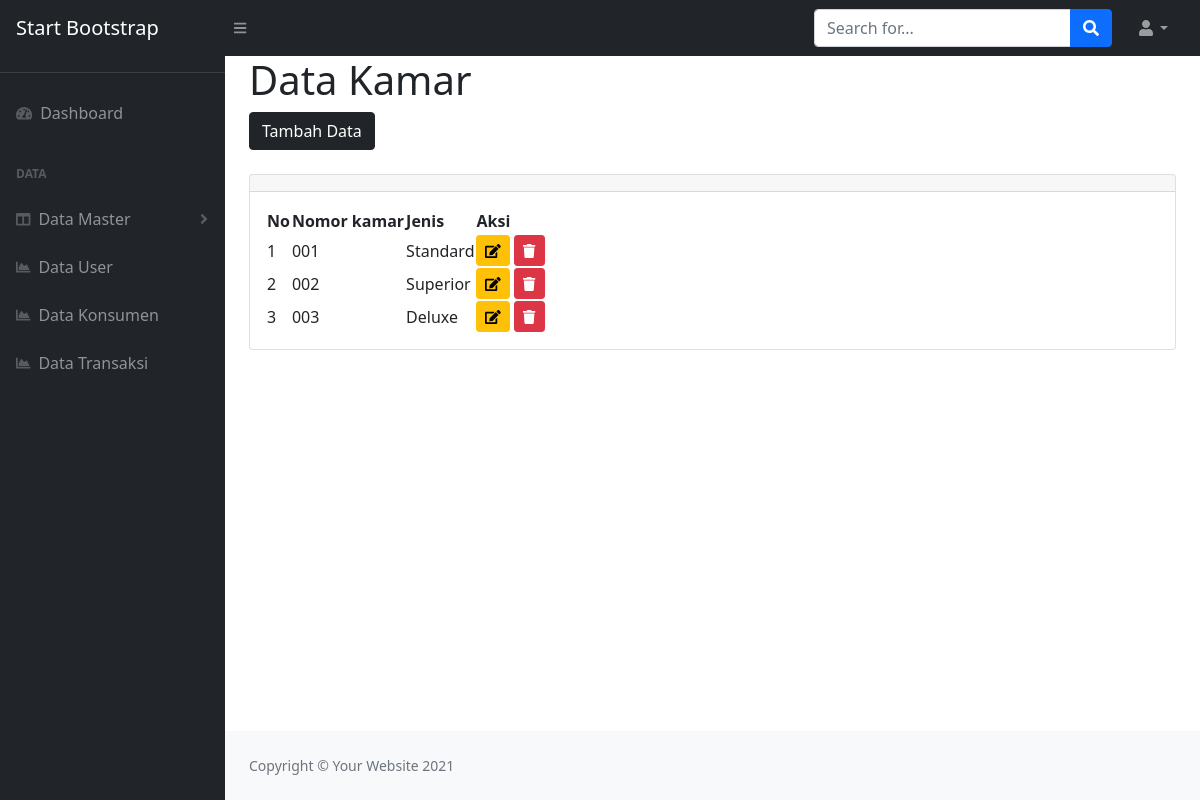
The page /index.php/admin/data_kamar on the database its author committed.
### tables this page shows
CREATE TABLE `tbl_kamar` (
  `id_kamar` int(11) NOT NULL,
  `nomor_kamar` varchar(100) NOT NULL,
  `id_jenis` int(11) NOT NULL
);

CREATE TABLE `tbl_jenis_kamar` (
  `id_jenis` int(11) NOT NULL,
  `kamar` varchar(100) NOT NULL,
  `keterangan` text NOT NULL,
  `harga` int(11) NOT NULL,
  `foto` varchar(100) NOT NULL
);

### application/controllers/Admin.php (called while the page is built, shortened)
<?php
class Admin extends CI_Controller {
    public function data_kamar()
	{
		$this->load->model('M_admin');
		$data['kamar']= $this->M_admin->data_kamar()->result();
		$data['join']= $this->M_admin->join_kamar()->result();
		$this->load->view('partisi_admin/head');
		$this->load->view('partisi_admin/navbar');
		$this->load->view('data_kamar_v',$data);
		$this->load->view('partisi_admin/footer');
		$this->load->view('partisi_admin/js');
	}
}

### index.php (called while the page is built, shortened)
<?php
require_once BASEPATH.'core/CodeIgniter.php';

### application/models/M_admin.php (called while the page is built, shortened)
<?php
    class M_admin extends CI_Model{
        function join_kamar()
        {
            $this->db->select('*');
            $this->db->from('tbl_kamar');
            $this->db->join('tbl_jenis_kamar','tbl_jenis_kamar.id_jenis = tbl_kamar.id_jenis');
            $query = $this->db->get();
            return $query;
        }
    }

### application/views/data_kamar_v.php (the view, shortened to what this page needs)
<div id="layoutSidenav_content">
                <main>
                    <div class="container-fluid px-4">
                        <h1>Data Kamar</h1>
                        <a href="<?=base_url('Admin/tambah_data_kamar')?>"><button type="submit" class="btn btn-dark">Tambah Data</button></a>
                        <br><br>
                        <div class="card mb-4">
                            <div class="card-header">
                            </div>
                            <div class="card-body">
                                <table id="datatablesSimple">
                                <thead>
                                        <tr>
                                            <th>No</th>
                                            <th>Nomor kamar</th>
                                            <th>Jenis</th>
                                            <th>Aksi</th>
                                        </tr>
                                    <tbody>
                                        <?php $no = 1; foreach($join as $k) {?>
                                        <tr>
                                            <td><?= $no ?></td>
                                            <td><?= $k->nomor_kamar ?></td>
                                            <td><?= $k->kamar ?></td>
                                            <td><a href="<?=base_url('Admin/update_kamar/'.$k->id_kamar)?>" class="btn btn-sm btn-warning btn-warning"><i class="fa fa-edit"></i></a>
                                            <a href="<?=base_url('Admin/hapus_kamar/'.$k->id_kamar)?>" class="btn btn-sm btn-warning btn-danger"> <i class="fa fa-trash"></i></a></td>
                                        </tr>
                                        <?php $no++; } ?>
                                    </tbody>
                                </table>
                            </div>
                        </div>
                    </div>
                </main>

### rows shown on the page
tbl_kamar: nomor_kamar "001", id_jenis.kamar "Standard"
tbl_kamar: nomor_kamar "002", id_jenis.kamar "Superior"
tbl_kamar: nomor_kamar "003", id_jenis.kamar "Deluxe"
